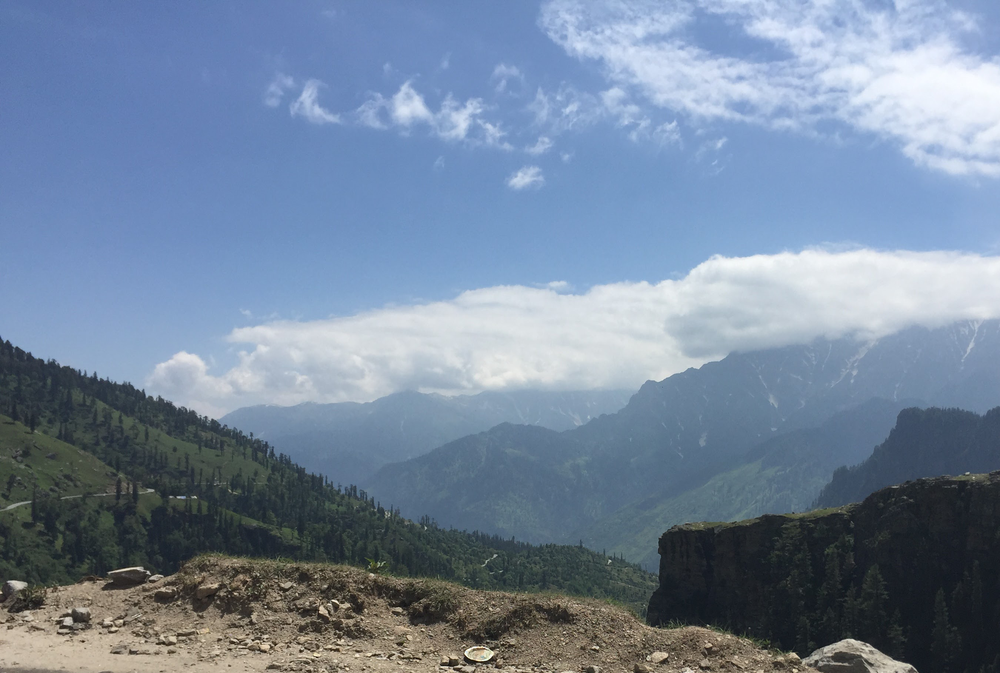
#> input picture LAB06/ex.png, 1000 x 673 px, shrunk from 2700 x 1818 before the run
$ python Histogram.py
#> lines starting #> are read from the running program, lines starting #| are printed output that depends on the picture
# -*- coding: utf-8 -*-
"""
Created on Tue Oct 15 20:53:18 2019

@author: Monis Ali
"""
import cv2
import matplotlib.pyplot as plt #importing matplotlib

# load an image in grayscale mode
img = cv2.imread('ex.png',0)
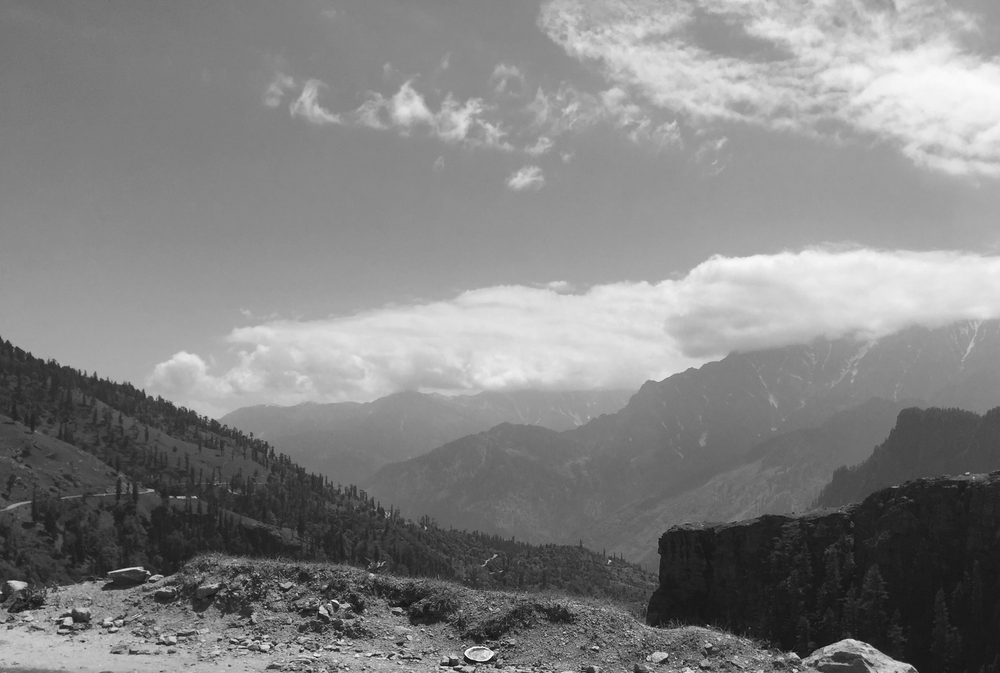
#> img: shape (673, 1000); min 4, max 254, mean 131
# calculate frequency of pixels in range 0-255
histr = cv2.calcHist([img],[0],None,[256],[0,256])
#> histr = 256 values, max 8440 at index 135, min 0 at index 0, mean 2628.9

#show the plotting graph of an image
plt.plot(histr)
plt.show()
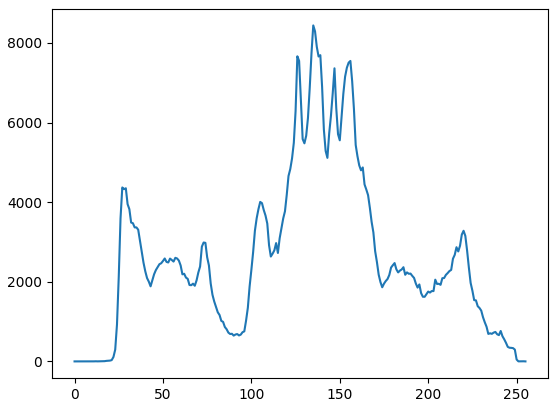
#> figure drawn by matplotlib, 1 panel; curve peaks at x = 135, y = 8440


# import Numpy
import numpy as np
# read a image using imread
img = cv2.imread('do_nawab.png', 0)
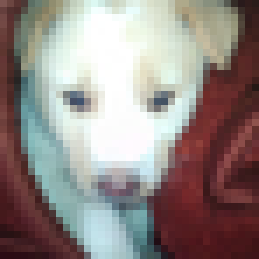
#> input picture LAB06/do_nawab.png, 37 x 37 px, shrunk from 100 x 100 before the run (shown 7 times larger)
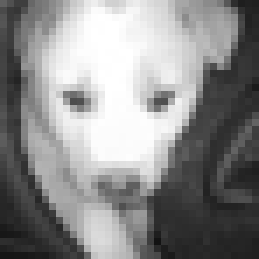
#> img: shape (37, 37) (shown 7 times larger); min 19, max 255, mean 139
# creating a Histograms Equalization
# of a image using cv2.equalizeHist()
equ = cv2.equalizeHist(img)
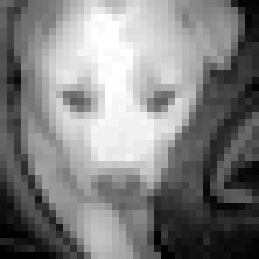
#> equ: shape (37, 37) (shown 7 times larger); min 0, max 255, mean 128.4
# stacking images side-by-side
res = np.hstack((img, equ))
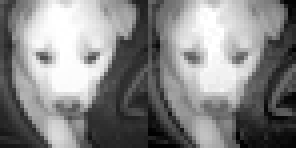
#> res: shape (37, 74) (shown 4 times larger); min 0, max 255, mean 133.7
# show image input vs output
cv2.imshow('image', res)
cv2.waitKey(0)
cv2.destroyAllWindows()


image = cv2.imread('do_nawab.png', 0)

#manual histogram
def histogram(image):
    histog = []
    x=[]
    for i in range((image.max()+1)):
        occ = (image==i).sum()
        histog = np.append(histog,occ)
        x = np.append(x,i)
#> this loop made 256 passes
#> occ on passes 17 to 19: 0, 0, 0
#> after the loop, histog = 256 values, max 31 at index 252, min 0 at index 0, mean 5.35; x = 256 values from 0 to 255

    plt.stem(histog)
    plt.show()
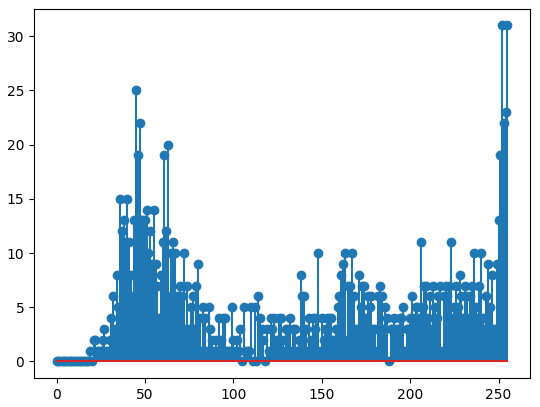
#> figure drawn by matplotlib, 1 panel; curve peaks at x = 252, y = 31
    return

histogram(img)
